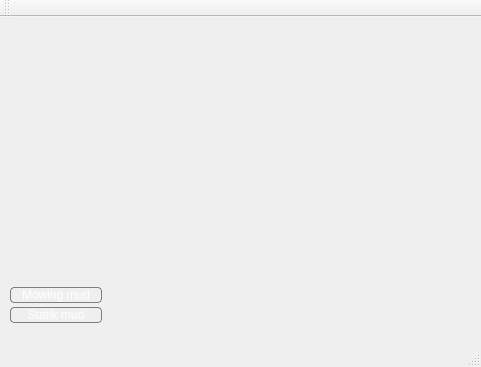
<?xml version="1.0" encoding="UTF-8"?>
<ui version="4.0">
 <class>MenuWindow</class>
 <widget class="QMainWindow" name="MenuWindow">
  <property name="geometry">
   <rect>
    <x>0</x>
    <y>0</y>
    <width>481</width>
    <height>367</height>
   </rect>
  </property>
  <property name="windowTitle">
   <string>MenuWindow</string>
  </property>
  <property name="styleSheet">
   <string notr="true">/*WINDOW*/

QFrame {
	background: qlineargradient(x1: 0, y1: 0, x2: 0, y2: 1,
                                 stop: 0 rgba(42, 42, 42, 200),
                                 stop: 0.49 rgba(74, 74, 74, 200),
                                 stop: 0.5 rgba(16, 16, 16, 200),
                                 stop: 1 rgba(42, 42, 42, 200));
    border-radius: 10px;
    border: 1px solid rgba(96, 96, 96, 200);
}

QLabel {
	color: #FFF;
	border: 0;
	background: rgba(0, 0, 0, 0);
	font-weight: bold;
	font-family: &quot;Verdana&quot;;
}

QPushButton{
	background: qlineargradient(x1: 0, y1: 0, x2: 0, y2: 1,
                                 stop: 0 rgba(42, 42, 42, 200),
                                 stop: 0.49 rgba(74, 74, 74, 200),
                                 stop: 0.5 rgba(16, 16, 16, 200),
                                 stop: 1 rgba(42, 42, 42, 200));
    border-radius: 4px;
	color: #FFF;
    border: 1px solid rgba(96, 96, 96, 200);
    width: 90px
}

QPushButton:hover{
	/*background: qlineargradient(x1: 0, y1: 0, x2: 0, y2: 1,
                                 stop: 0 rgba(42, 42, 72, 200),
                                 stop: 0.49 rgba(74, 74, 126, 200),
                                 stop: 0.5 rgba(16, 16, 31, 200),
                                 stop: 1 rgba(42, 42, 74, 200));
     border: 1px solid rgba(96, 96, 136, 200);*/
	color: #DDD;
}

QPushButton:pressed{
	background: qlineargradient(x1: 0, y1: 0, x2: 0, y2: 1,
                                 stop: 0 rgba(22, 22, 22, 200),
                                 stop: 0.49 rgba(44, 44, 44, 200),
                                 stop: 0.5 rgba(6, 6, 6, 200),
                                 stop: 1 rgba(22, 22, 22, 200));
    border: 1px solid rgba(66, 66, 66, 200);
	color: #BBB;
}

QPushButton:disabled{
	background: qlineargradient(x1: 0, y1: 0, x2: 0, y2: 1,
                                 stop: 0 rgba(22, 22, 37, 100),
                                 stop: 0.49 rgba(44, 44, 76, 100),
                                 stop: 0.5 rgba(6, 6, 17, 100),
                                 stop: 1 rgba(22, 22, 49, 100));
	border: 1px solid rgba(96, 96, 96, 100);
	color: rgba(255, 255, 255, 100);
}</string>
  </property>
  <widget class="QWidget" name="centralWidget">
   <widget class="QPushButton" name="pushButton_3">
    <property name="geometry">
     <rect>
      <x>10</x>
      <y>270</y>
      <width>92</width>
      <height>16</height>
     </rect>
    </property>
    <property name="text">
     <string>Mówing mud</string>
    </property>
   </widget>
   <widget class="QPushButton" name="pushButton_4">
    <property name="enabled">
     <bool>true</bool>
    </property>
    <property name="geometry">
     <rect>
      <x>10</x>
      <y>290</y>
      <width>92</width>
      <height>16</height>
     </rect>
    </property>
    <property name="text">
     <string>Statik mud</string>
    </property>
   </widget>
  </widget>
  <widget class="QMenuBar" name="menuBar">
   <property name="geometry">
    <rect>
     <x>0</x>
     <y>0</y>
     <width>481</width>
     <height>21</height>
    </rect>
   </property>
  </widget>
  <widget class="QToolBar" name="mainToolBar">
   <attribute name="toolBarArea">
    <enum>TopToolBarArea</enum>
   </attribute>
   <attribute name="toolBarBreak">
    <bool>false</bool>
   </attribute>
  </widget>
  <widget class="QStatusBar" name="statusBar"/>
 </widget>
 <layoutdefault spacing="6" margin="11"/>
 <resources/>
 <connections/>
</ui>
